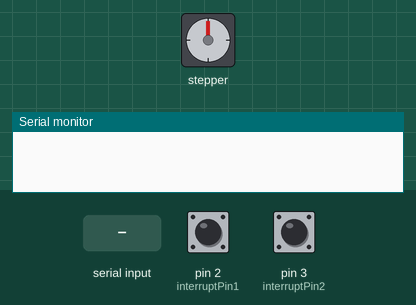
The sketch below on a simulated Arduino Uno, built with avr-gcc and run on an emulated ATmega328P. On the bench: stepper motor, the last lines printed to the serial monitor. The inputs (shaded band) are chosen by the test bench; at power-on: pin 2 (interruptPin1) HIGH, pin 3 (interruptPin2) HIGH. Stepper angles assume 2048 steps per turn.

Above: at 1.2 s.
1.3 s: "1,90\n" received over Serial
4.3 s: pin 2 (interruptPin1) pulled LOW for 0.15 s
7.3 s: "1,90,45\n" received over Serial
At 7.9 s:
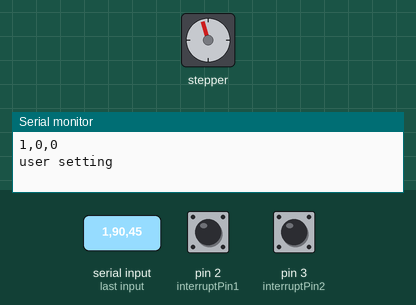
10.3 s: pin 3 (interruptPin2) pulled LOW for 0.15 s
13.3 s: pin 2 (interruptPin1) pulled LOW for 1 s
At 14.6 s:
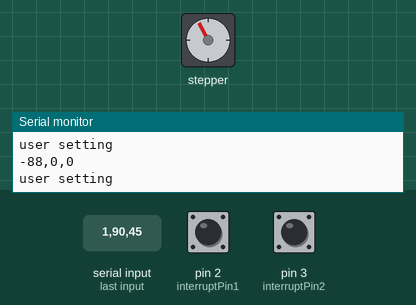
At 15.7 s:
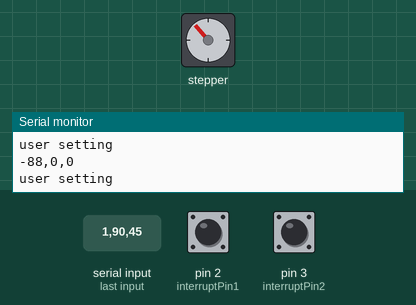
17.3 s: pin 2 (interruptPin1) pulled LOW for 3.2 s
At 22.1 s:
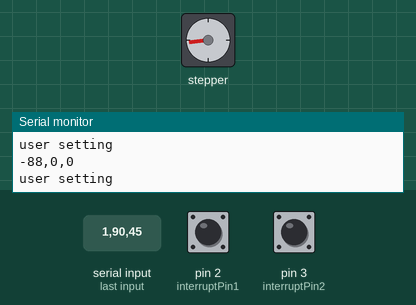
Timing chart, 0 to 23.0 s (numbered marks = the images above; inputs shaded):
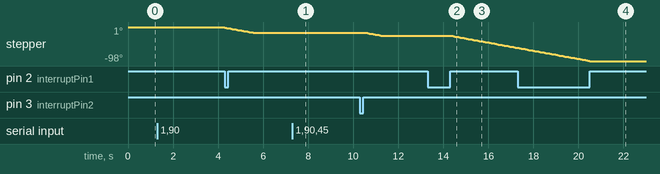

Measured:
- after the input at 7.3 s, stepper: stops changing and stays -16°
- after the input at 13.3 s, stepper: keeps turning counter-clockwise at about 12°/s, starting after 1.0 s
- after the input at 17.3 s, stepper: goes on until 20.5 s, then stays -98°

The sketch:

backSeat.ino
```cpp
// 뒷자석 시트 코드
#include <Stepper.h> // 젖힘 모터 라이브러리

// 젖힘 모터 관련
// 2048 : 한바퀴(360도), 1024 : 반바퀴(180도)...

// 모터 드라이브에 연결된 핀 IN4, IN2, IN3, IN1
Stepper reclineMotor(2048, 13, 11, 12, 10);

// 버튼 변수
const byte interruptPin1 = 2;
const byte interruptPin2 = 3;

// 젖힘 모터 상태 변수
volatile byte state1 = LOW;
volatile byte state2 = LOW;

// 시리얼 통신 정보 수신 변수
String cmd;

// 시리얼 통신 정보 송신 변수
String message;
int step1 = 0; // 젖힘 모터 회전수 변수
int step2 = 0; // 수평 모터 회전수 변수

void setup() {
  // 버튼 핀 할당
  pinMode(interruptPin1, INPUT_PULLUP);
  pinMode(interruptPin2, INPUT_PULLUP);

  // 시리얼 통신 시작 (boadrate : 9600)
  Serial.begin(9600);

  // 젖힘 모터 속도
  reclineMotor.setSpeed(2);

  // 젖힘 모터 관련 인터럽트 설정
  attachInterrupt(digitalPinToInterrupt(interruptPin1), seatReclineBack, RISING);   // 버튼의 임피던스가 상승 시 인터럽트 동작
  attachInterrupt(digitalPinToInterrupt(interruptPin2), seatReclineForth, RISING);   // 버튼의 임피던스가 상승 시 인터럽트 동작
}

void loop() {
  // 컴퓨터로부터 시리얼 통신이 전송되면, cmd 변수에 입력
  if(Serial.available()){
    // 시리얼 통신 수신
    cmd = Serial.readString();

    // 수신한 문자열 쉼표 기준 분할
    int first = cmd.indexOf(",");// 첫 번째 콤마 위치
    int second = cmd.indexOf(",", first + 1); // 두 번째 콤마 위치
    int length = cmd.length(); // 문자열 길이

    // 모터 회전수 변수가 초기 값이 아닐 시 기존 값을 유지하도록 함
    String str1 = cmd.substring(0, first); // 명령 토큰
    String str2 = cmd.substring(first + 1, second); // 젖힘 모터 회전수(사용자) 토큰
    String str3 = cmd.substring(second + 1, length); // 젖힘 모터 회전수(현재 좌석) 토큰

    // 모터 회전수 변수가 초기 값이 아닐 시 기존 값을 유지하도록 함
    if (step1 == 0)
      step1 = str3.toInt();

    // 송신할 문자열 편집
    message = String(step1) + ',' + String(step2) + ',' + String(0);
    // 시리얼 통신 송신
    Serial.println(message);

    if(str1.toInt() == 1){
      delay(2000);
      Serial.println("user setting");

      // 젖힘 모터 제어 부분
      // (str3.toInt() - str2.toInt()) >> (현재 좌석 모터 회전수 - 사용자 좌석 모터 회전수)

      reclineMotor.step(str3.toInt() - str2.toInt()); // 스텝 모터 위치에 따라 부호 바꾸어줄 필요 있음
      delay(2000);

      step1 += str3.toInt() - str2.toInt(); // 동작한 만큼 모터 회전수 더함, 스텝 모터 위치에 따라 부호 바꾸어 줄 필요 있음
    }
  }
  else {
    // 인터럽트 발생 시 모터를 회전할 수 있도록 함
    if (state1 == HIGH){
      reclineMotor.step(1);
      step1++;
      }
    if (state2 == HIGH){
      reclineMotor.step(-1);
      step1--;
    }
  }
}

void seatReclineBack() {
  state1 = !state1;
}

void seatReclineForth(){
  state2 = !state2;
}
```
